Frame 1 (no input): blank canvas, image omitted
Frame 60 (no input): blank canvas, image omitted
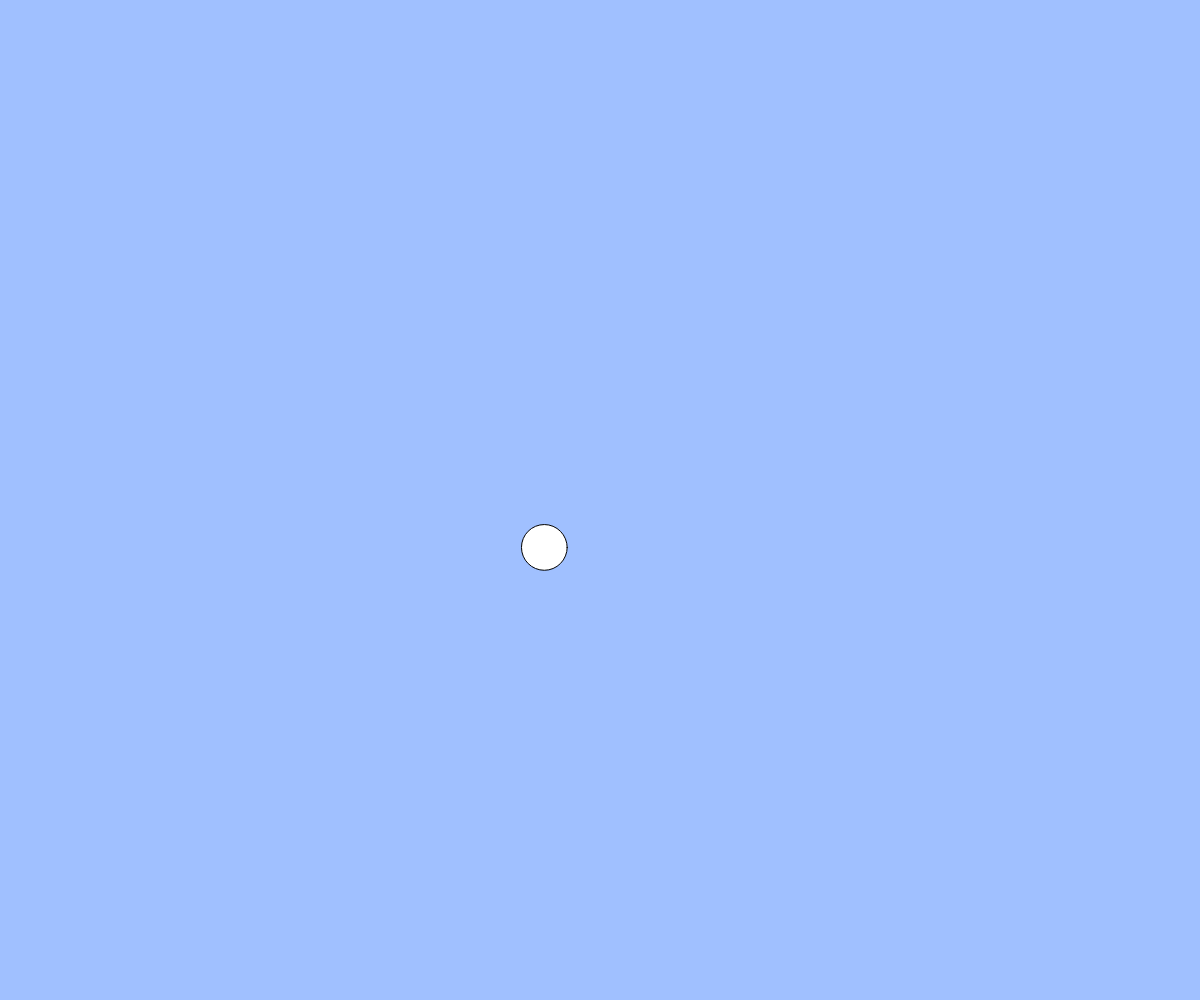
Frame 120 (the mouse pressed at the canvas centre since frame 60)

The p5.js sketch whose frames 1 and 60 were blank and that drew this single picture after the mouse press (run headless with seeded random() and noise() and a simulated clock; from frame 60 on, the mouse is pressed at the canvas centre):

// p5.js sketch
// ── sketch.js
//　テキスト「オブジェクト」
// 練習問題：ボールのサイズをランダムに変更してみよう
// 練習問題：何も操作しなくてもボールが湧いてくる機能を追加しよう

let balls;
let count = 0;

function setup(){
  createCanvas(windowWidth, windowHeight);
  balls = [];
}

function draw(){
  background(160, 192, 255);
  for(let i = 0; i < balls.length; i++){
    let b = balls[i];
    ellipse(b.x, b.y, b.size);
    b.x += b.vx;
    b.y += b.vy;
  }
  // 何も操作しなくてもボールが湧いてくる機能を追加
  count = (count + 1) % 100;
  if(count == 0){
    let size_random = random(10, 60);
    let vx_random = random(-5, 5);
    let vy_random = random(-5, 5);
    const b = { x: width / 2, y: height / 2, size: size_random, vx: vx_random, vy: vy_random };
    balls.push(b);    
  }
}

function mouseDragged(){
  const dx = mouseX - pmouseX;
  const dy = mouseY - pmouseY;
  if(mag(dx, dy) > 5){
    // ボールのサイズをランダムに変更
    let size_random = random(10, 60);
    const b = { x: mouseX, y: mouseY, size: size_random, vx: dx, vy: dy };
    balls.push(b);
  }
}

function windowResized(){
  resizeCanvas(windowWidth, windowHeight);
}
